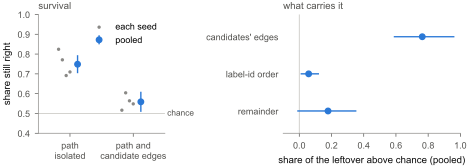

Python code for this plot:
#!/usr/bin/env python3
"""leftover.pdf: what carries the answer once every reader of the path is blocked.

Experiment 10, read in results/gaps_reanalysis.json (key experiment10),
baseline-correct graphs. Left: the share still right with the path slots
isolated, and with the path slots plus every incoming edge of both
candidates isolated; pooled over seeds 0-3 with a 95 percent bootstrap
interval, each seed as a small grey dot, chance (0.5) as a hairline.
Right: the leftover above chance split into three pooled shares with
intervals: the candidates' incoming edges (E), the label-id order (N,
correlational) and the remainder (U).

    .venv/bin/python paper/figs/leftover.py [--out PATH]
"""

import argparse
import sys
from pathlib import Path

sys.path.insert(0, str(Path(__file__).resolve().parent))
import style as S  # noqa: E402

SEEDS = ("seed0", "seed1", "seed2", "seed3")
CELLS = (("s_iso", "path\nisolated"), ("s_1", "path and\ncandidate edges"))
SHARES = (("E", "candidates' edges"), ("N", "label-id order"), ("U", "remainder"))


def main():
    ap = argparse.ArgumentParser()
    ap.add_argument("--out", type=Path, default=S.REPO / "paper" / "figs" / "leftover.pdf")
    args = ap.parse_args()
    S.setup()
    e10 = S.load("results/gaps_reanalysis.json")["experiment10"]
    P = e10["pooled"]["all"]

    fig, (a, b) = S.plt.subplots(1, 2, figsize=(S.WIDTH * 0.72, S.HEIGHT), gridspec_kw={"width_ratios": [1, 1.4]})
    for i, (k, label) in enumerate(CELLS):
        for j, run in enumerate(SEEDS):
            a.scatter(i - 0.18 + 0.06 * j, e10["seeds"][run]["all"][k]["point"], s=6, color=S.GREY, edgecolors="none", zorder=2,
                      label="each seed" if (i, j) == (0, 0) else None)
        p = P[k]
        a.errorbar(i + 0.12, p["point"], yerr=[[p["point"] - p["lo"]], [p["hi"] - p["point"]]], fmt="o", ms=4,
                   color=S.BLUE, ecolor=S.BLUE, elinewidth=1.0, capsize=0, zorder=3, label="pooled" if i == 0 else None)
    S.ref_line(a, y=0.5, label="chance")
    a.set_xticks(range(len(CELLS)), [lab for _, lab in CELLS])
    a.set_xlim(-0.5, len(CELLS) - 0.5)
    a.set_ylim(0.4, 1.0)
    a.set_ylabel("share still right")
    a.legend(loc="upper right")
    S.panel_label(a, "survival")

    for i, (k, label) in enumerate(SHARES):
        p = P[k]
        y = len(SHARES) - 1 - i
        b.errorbar(p["point"], y, xerr=[[p["point"] - p["lo"]], [p["hi"] - p["point"]]], fmt="o", ms=4,
                   color=S.BLUE, ecolor=S.BLUE, elinewidth=1.0, capsize=0, zorder=3)
    S.ref_line(b, x=0)
    b.set_yticks(range(len(SHARES)), [lab for _, lab in SHARES][::-1])
    b.set_ylim(-0.6, len(SHARES) - 0.4)
    b.set_xlim(-0.1, 1.0)
    b.set_xlabel("share of the leftover above chance (pooled)")
    b.spines["left"].set_visible(False)
    b.tick_params(axis="y", length=0)
    S.panel_label(b, "what carries it")
    fig.tight_layout(w_pad=1.2)
    S.save(fig, args.out)


if __name__ == "__main__":
    main()
